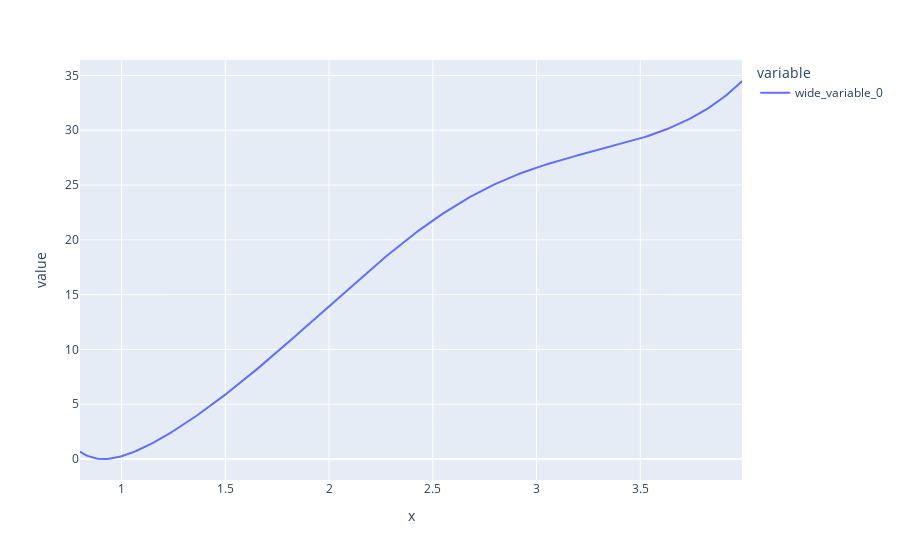

Write notebook code for a chart like this one.
### Code cell
import plotly.express as px

fig = px.line(x=dist, y=[en])

fig.show()

### Figure 1 — Plotly figure (JSON) as saved in the notebook; plotly's stock layout.template omitted (floating-point values rounded to 4 significant figures; data arrays with more than 128 entries replaced by an {"elided": "..."} marker saying what was removed)
{"data": [{"hovertemplate": "variable=wide_variable_0<br>x=%{x}<br>value=%{y}<extra></extra>", "legendgroup": "wide_variable_0", "line": {"color": "#636efa", "dash": "solid"}, "marker": {"symbol": "circle"}, "mode": "lines", "name": "wide_variable_0", "orientation": "v", "showlegend": true, "type": "scatter", "x": {"elided": "320 float values"}, "xaxis": "x", "y": {"elided": "320 float values"}, "yaxis": "y"}], "layout": {"autosize": true, "legend": {"title": {"text": "variable"}, "tracegroupgap": 0}, "margin": {"t": 60}, "xaxis": {"anchor": "y", "autorange": true, "domain": [0, 1], "range": [0.8, 3.99], "title": {"text": "x"}, "type": "linear"}, "yaxis": {"anchor": "x", "autorange": true, "domain": [0, 1], "range": [-1.916, 36.41], "title": {"text": "value"}, "type": "linear"}}}
